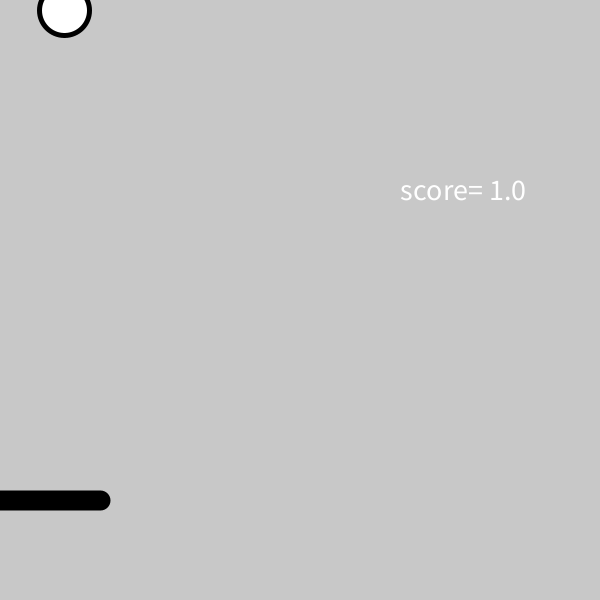
Frame 1 (no input)
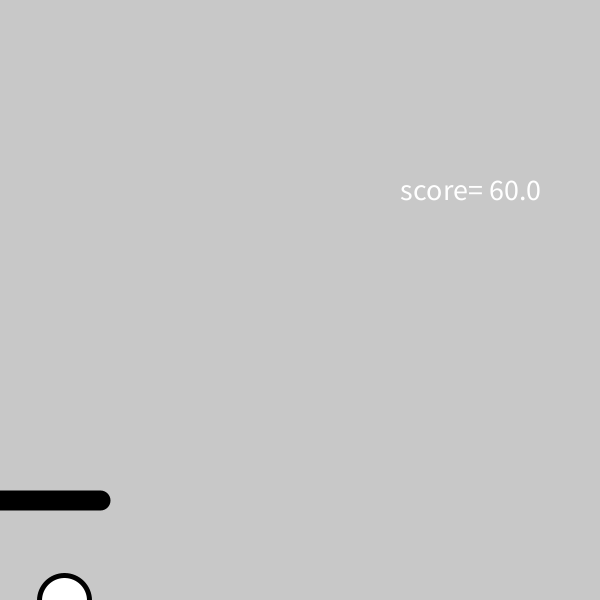
Frame 60 (the mouse pressed at the canvas centre just before this capture)
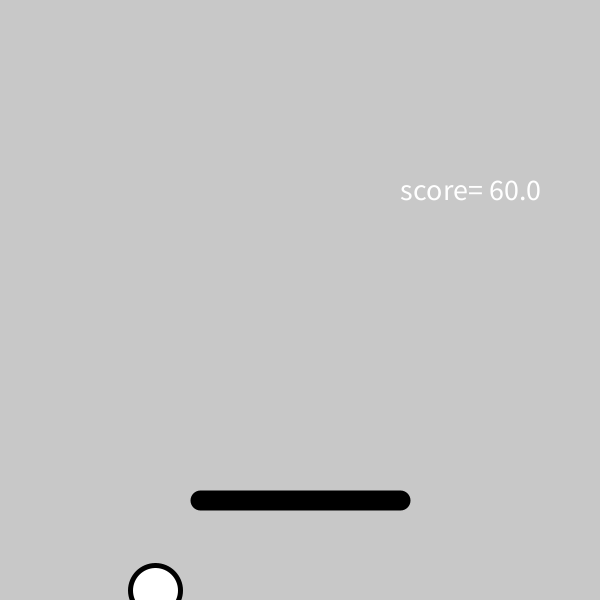
Frame 120 (the mouse held since frame 60 and released just before this capture)

The Processing sketch that drew these frames (run headless with seeded random() and noise(); from frame 60 on, the mouse is pressed at the canvas centre):

// Processing sketch: homework_3_game
// ── homework_3_game.pde
float x= random(width);
float y= 0;
float z=50;
float speed= 10;
float lz= 100;
float count=0;
void setup(){
  
  size(600,600);
  
  
}

void draw(){
  background(200);
 y=y+speed;
 if(y>height){
   y=0;
   x= random(width);
 }
 strokeWeight(5);
  ellipse(x,y,z,z);
  strokeWeight(20);
  line(mouseX-lz,500,mouseX+lz,500);
  
  if(x>mouseX-lz && x<mouseX+lz){
 count=count+1;
    }
    textSize(30);
    text("score= "+ count,400,200);
    
   
  }
